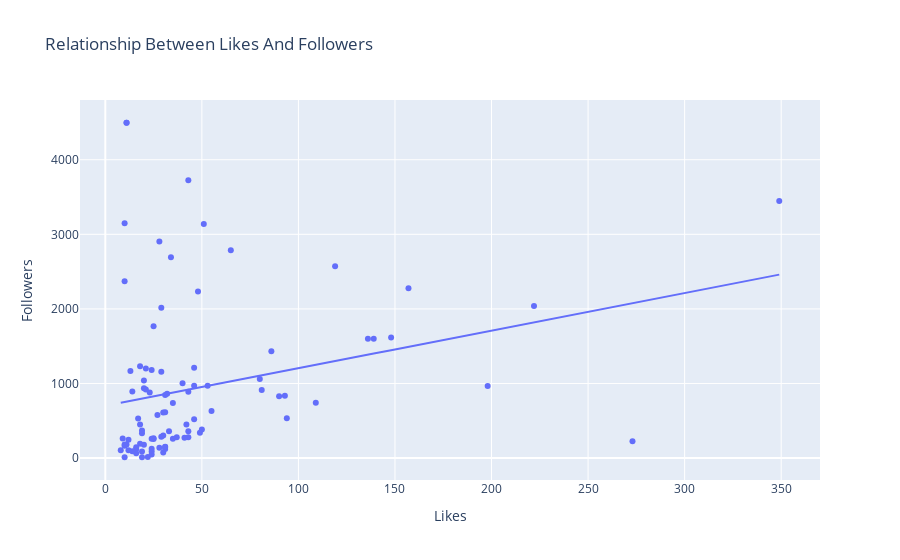

The notebook cell this image was saved under:
### Markdown cell above
**PLOTTING SCATTER-PLOT FOR SHOWING RELATIONSHIP BETWEEN LIKES AND FOLLOWERS**

### Code cell
figure = px.scatter(data_frame = df, x = 'Likes', y = 'Followers', trendline = 'ols', title = 'Relationship Between Likes And Followers')
figure.show()

### Figure 1 — Plotly figure (JSON) as saved in the notebook; plotly's stock layout.template omitted (floating-point values rounded to 4 significant figures)
{"data": [{"hovertemplate": "Likes=%{x}<br>Followers=%{y}<extra></extra>", "legendgroup": "", "marker": {"color": "#636efa", "symbol": "circle"}, "mode": "markers", "name": "", "orientation": "v", "showlegend": false, "type": "scatter", "x": [139, 23, 25, 49, 30, 18, 35, 86, 22, 18, 31, 48, 80, 94, 28, 53, 29, 46, 30, 34, 198, 19, 20, 11, 10, 46, 25, 148, 43, 37, 90, 19, 14, 30, 273, 13, 93, 24, 18, 136, 24, 8, 41, 81, 16, 31, 24, 51, 43, 20, 25, 157, 24, 65, 349, 17, 10, 21, 11, 16, 10, 27, 16, 19, 29, 31, 19, 40, 21, 50, 10, 35, 119, 11, 55, 12, 28, 43, 31, 14, 33, 43, 9, 29, 32, 46, 12, 20, 24, 31, 42, 10, 222, 109], "xaxis": "x", "y": [1600, 880, 255, 340, 304, 1231, 259, 1433, 13, 450, 149, 2232, 1061, 533, 2904, 971, 285, 520, 75, 2691, 966, 334, 1041, 4496, 166, 1211, 265, 1618, 279, 279, 828, 12, 894, 610, 226, 1168, 835, 124, 193, 1600, 258, 105, 273, 914, 118, 122, 1180, 3139, 3725, 935, 1766, 2277, 87, 2785, 3448, 530, 3147, 918, 4496, 145, 11, 577, 66, 89, 2014, 151, 371, 1003, 1200, 383, 2372, 740, 2573, 181, 631, 246, 140, 888, 845, 91, 361, 361, 262, 1158, 863, 971, 106, 179, 49, 614, 450, 182, 2039, 741], "yaxis": "y"}, {"hovertemplate": "<b>OLS trendline</b><br>Followers = 5.0385 * Likes + 701.369<br>R<sup>2</sup>=0.077307<br><br>Likes=%{x}<br>Followers=%{y} <b>(trend)</b><extra></extra>", "legendgroup": "", "marker": {"color": "#636efa", "symbol": "circle"}, "mode": "lines", "name": "", "showlegend": false, "type": "scatter", "x": [8, 9, 10, 10, 10, 10, 10, 11, 11, 11, 12, 12, 13, 14, 14, 16, 16, 16, 17, 18, 18, 18, 19, 19, 19, 19, 20, 20, 20, 21, 21, 22, 23, 24, 24, 24, 24, 24, 25, 25, 25, 27, 28, 28, 29, 29, 29, 30, 30, 30, 31, 31, 31, 31, 31, 32, 33, 34, 35, 35, 37, 40, 41, 42, 43, 43, 43, 43, 46, 46, 46, 48, 49, 50, 51, 53, 55, 65, 80, 81, 86, 90, 93, 94, 109, 119, 136, 139, 148, 157, 198, 222, 273, 349], "xaxis": "x", "y": [741.7, 746.7, 751.8, 751.8, 751.8, 751.8, 751.8, 756.8, 756.8, 756.8, 761.8, 761.8, 766.9, 771.9, 771.9, 782.0, 782.0, 782.0, 787.0, 792.1, 792.1, 792.1, 797.1, 797.1, 797.1, 797.1, 802.1, 802.1, 802.1, 807.2, 807.2, 812.2, 817.3, 822.3, 822.3, 822.3, 822.3, 822.3, 827.3, 827.3, 827.3, 837.4, 842.4, 842.4, 847.5, 847.5, 847.5, 852.5, 852.5, 852.5, 857.6, 857.6, 857.6, 857.6, 857.6, 862.6, 867.6, 872.7, 877.7, 877.7, 887.8, 902.9, 907.9, 913.0, 918.0, 918.0, 918.0, 918.0, 933.1, 933.1, 933.1, 943.2, 948.3, 953.3, 958.3, 968.4, 978.5, 1029.0, 1104.0, 1109.0, 1135.0, 1155.0, 1170.0, 1175.0, 1251.0, 1301.0, 1387.0, 1402.0, 1447.0, 1492.0, 1699.0, 1820.0, 2077.0, 2460.0], "yaxis": "y"}], "layout": {"legend": {"tracegroupgap": 0}, "title": {"text": "Relationship Between Likes And Followers"}, "xaxis": {"anchor": "y", "domain": [0, 1], "title": {"text": "Likes"}}, "yaxis": {"anchor": "x", "domain": [0, 1], "title": {"text": "Followers"}}}}
